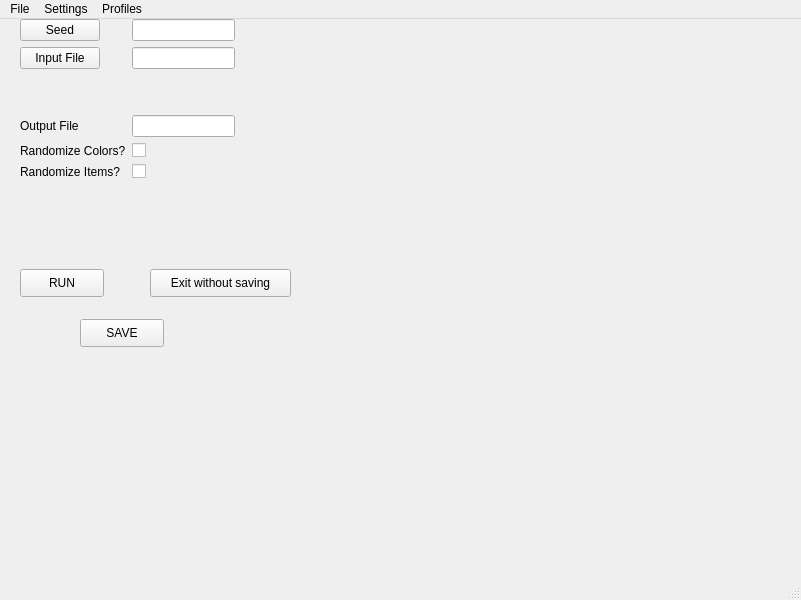
<?xml version="1.0" encoding="UTF-8"?>
<ui version="4.0">
 <class>MainWindow</class>
 <widget class="QMainWindow" name="MainWindow">
  <property name="geometry">
   <rect>
    <x>0</x>
    <y>0</y>
    <width>801</width>
    <height>600</height>
   </rect>
  </property>
  <property name="windowTitle">
   <string>MainWindow</string>
  </property>
  <widget class="QWidget" name="centralwidget">
   <widget class="QWidget" name="gridLayoutWidget">
    <property name="geometry">
     <rect>
      <x>20</x>
      <y>130</y>
      <width>2</width>
      <height>2</height>
     </rect>
    </property>
    <layout class="QGridLayout" name="gridLayout"/>
   </widget>
   <widget class="QWidget" name="formLayoutWidget">
    <property name="geometry">
     <rect>
      <x>20</x>
      <y>0</y>
      <width>215</width>
      <height>226</height>
     </rect>
    </property>
    <layout class="QFormLayout" name="formLayout">
     <item row="0" column="0">
      <widget class="QPushButton" name="pushButton_2">
       <property name="text">
        <string>Seed</string>
       </property>
      </widget>
     </item>
     <item row="0" column="1">
      <widget class="QLineEdit" name="seedLineEdit"/>
     </item>
     <item row="5" column="0">
      <widget class="QLabel" name="inputFileLabel">
       <property name="text">
        <string/>
       </property>
      </widget>
     </item>
     <item row="6" column="0">
      <widget class="QLabel" name="randomizeColorsLabel">
       <property name="text">
        <string/>
       </property>
      </widget>
     </item>
     <item row="1" column="1">
      <widget class="QLineEdit" name="inputFileLineEdit"/>
     </item>
     <item row="1" column="0">
      <widget class="QPushButton" name="pushButton">
       <property name="text">
        <string>Input File</string>
       </property>
      </widget>
     </item>
     <item row="8" column="0">
      <widget class="QLabel" name="outputFileLabel">
       <property name="text">
        <string>Output File</string>
       </property>
      </widget>
     </item>
     <item row="8" column="1">
      <widget class="QLineEdit" name="outputFileLineEdit"/>
     </item>
     <item row="9" column="0">
      <widget class="QLabel" name="randomizeColorsLabel_2">
       <property name="text">
        <string>Randomize Colors?</string>
       </property>
      </widget>
     </item>
     <item row="9" column="1">
      <widget class="QCheckBox" name="randomizeColorsCheckBox"/>
     </item>
     <item row="10" column="0">
      <widget class="QLabel" name="randomizeItemsLabel">
       <property name="text">
        <string>Randomize Items?</string>
       </property>
      </widget>
     </item>
     <item row="10" column="1">
      <widget class="QCheckBox" name="randomizeItemsCheckBox"/>
     </item>
    </layout>
   </widget>
   <widget class="QPushButton" name="pushButton_3">
    <property name="geometry">
     <rect>
      <x>20</x>
      <y>250</y>
      <width>84</width>
      <height>28</height>
     </rect>
    </property>
    <property name="text">
     <string>RUN</string>
    </property>
   </widget>
   <widget class="QPushButton" name="pushButton_4">
    <property name="geometry">
     <rect>
      <x>150</x>
      <y>250</y>
      <width>141</width>
      <height>28</height>
     </rect>
    </property>
    <property name="text">
     <string>Exit without saving</string>
    </property>
   </widget>
   <widget class="QPushButton" name="pushButton_5">
    <property name="geometry">
     <rect>
      <x>80</x>
      <y>300</y>
      <width>84</width>
      <height>28</height>
     </rect>
    </property>
    <property name="text">
     <string>SAVE</string>
    </property>
   </widget>
  </widget>
  <widget class="QMenuBar" name="menubar">
   <property name="geometry">
    <rect>
     <x>0</x>
     <y>0</y>
     <width>801</width>
     <height>25</height>
    </rect>
   </property>
   <widget class="QMenu" name="menuQoT_Randomizer">
    <property name="title">
     <string>File</string>
    </property>
    <addaction name="actionOpen"/>
    <addaction name="actionSave"/>
    <addaction name="actionSave_as"/>
   </widget>
   <widget class="QMenu" name="menuSettings">
    <property name="title">
     <string>Settings</string>
    </property>
   </widget>
   <widget class="QMenu" name="menuProfiles">
    <property name="title">
     <string>Profiles</string>
    </property>
   </widget>
   <addaction name="menuQoT_Randomizer"/>
   <addaction name="menuSettings"/>
   <addaction name="menuProfiles"/>
  </widget>
  <widget class="QStatusBar" name="statusbar"/>
  <action name="actionOpen">
   <property name="text">
    <string>Open</string>
   </property>
  </action>
  <action name="actionSave">
   <property name="text">
    <string>Save</string>
   </property>
  </action>
  <action name="actionSave_as">
   <property name="text">
    <string>Save as</string>
   </property>
  </action>
 </widget>
 <resources/>
 <connections/>
</ui>
